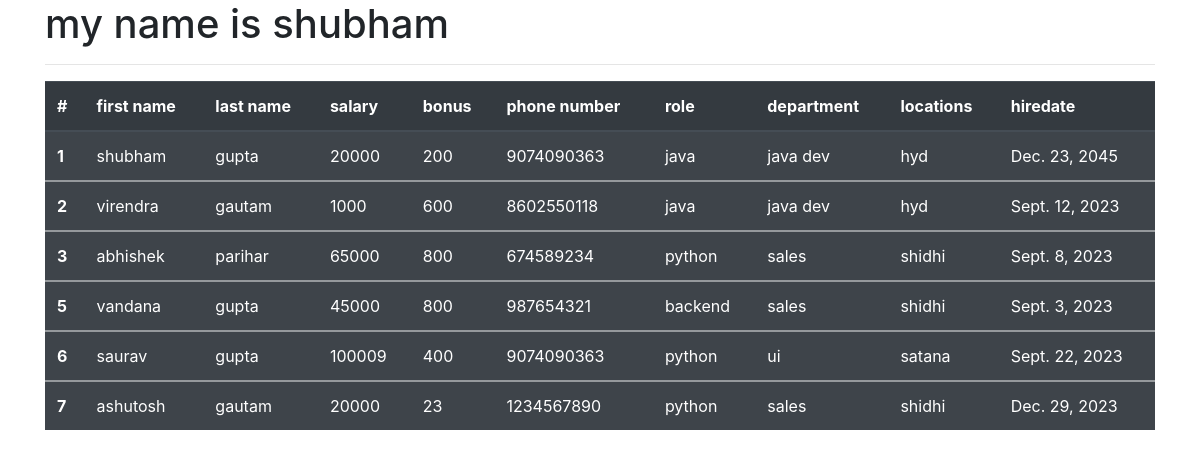
The page /view_all_emp on the database its author committed.
### emp_app/models.py (models this page shows, shortened)
class employe(models.Model):
    first_name=models.CharField(max_length=100,null=False)
    last_name=models.CharField(max_length=30)
    dept=models.ForeignKey(Department,on_delete=models.CASCADE)
    salary=models.IntegerField(default=0)
    bonus=models.IntegerField(default=0)
    role=models.ForeignKey(role,on_delete=models.CASCADE)
    phone=models.IntegerField(default=0)
    hire_date=models.DateField()
    def __str__(self):
        return "%s %s %s  "%(self.first_name,self.last_name,self.phone)

class role(models.Model):
    name=models.CharField(max_length=100,null=False)

class Department(models.Model):
    name=models.CharField(max_length=100,null=False)
    location=models.CharField(max_length=100)

### emp_app/views.py (the view)
# urls.py: path("view_all_emp",views.view_all_emp,name='view_all_emp'),
def view_all_emp(request):
    emps=employe.objects.all()
    context={
        'emps':emps
    }
    print(context)
    return render(request,'view_all_emp.html',context)

### emp_app/templates/view_all_emp.html (shortened to what this page needs)
<!doctype html>
<html lang="en">
  <head>
    <link rel="stylesheet" href="https://cdn.jsdelivr.net/npm/bootstrap@4.3.1/dist/css/bootstrap.min.css">
  </head>
  <body>
  <div class="container">
    <h1> my name is shubham </h1>
    <hr>
    <table class="table table-dark table-striped">
      <thead>
        <tr>
          <th scope="col">#</th>
          <th scope="col">first name</th>
          <th scope="col">last name</th>
           <th scope="col">salary</th>
           <th scope="col">bonus</th>
           <th scope="col">phone number</th>
           <th scope="col">role</th>
           <th scope="col">department</th>
           <th scope="col">locations</th>
           <th scope="col">hiredate</th>
        </tr>
      </thead>
        {% for emp in emps %}
      <tbody>
      <tr>
        <th scope="roww">{{ emp.id}}</th>
        <td>{{ emp.first_name }}</td>
        <td>{{ emp.last_name }}</td>
         <td>{{ emp.salary }}</td>
         <td>{{ emp.bonus }}</td>
         <td>{{ emp.phone }}</td>
         <td>{{ emp.role.name }}</td>
         <td>{{ emp.dept.name }}</td>
         <td>{{ emp.dept.location }}</td>
         <td>{{ emp.hire_date }}</td>
      </tr>
      </tbody>
      {% endfor %}
    </table>
  </div>
  </body>
</html>

### rows shown on the page
employe: id "1", first_name "shubham", last_name "gupta", salary "20000", bonus "200", phone "9074090363", role.name "java", dept.name "java dev", dept.location "hyd", hire_date "Dec. 23, 2045"
employe: id "2", first_name "virendra", last_name "gautam", salary "1000", bonus "600", phone "8602550118", role.name "java", dept.name "java dev", dept.location "hyd", hire_date "Sept. 12, 2023"
employe: id "3", first_name "abhishek", last_name "parihar", salary "65000", bonus "800", phone "674589234", role.name "python", dept.name "sales", dept.location "shidhi", hire_date "Sept. 8, 2023"
employe: id "5", first_name "vandana", last_name "gupta", salary "45000", bonus "800", phone "987654321", role.name "backend", dept.name "sales", dept.location "shidhi", hire_date "Sept. 3, 2023"
employe: id "6", first_name "saurav", last_name "gupta", salary "100009", bonus "400", phone "9074090363", role.name "python", dept.name "ui", dept.location "satana", hire_date "Sept. 22, 2023"
employe: id "7", first_name "ashutosh", last_name "gautam", salary "20000", bonus "23", phone "1234567890", role.name "python", dept.name "sales", dept.location "shidhi", hire_date "Dec. 29, 2023"
